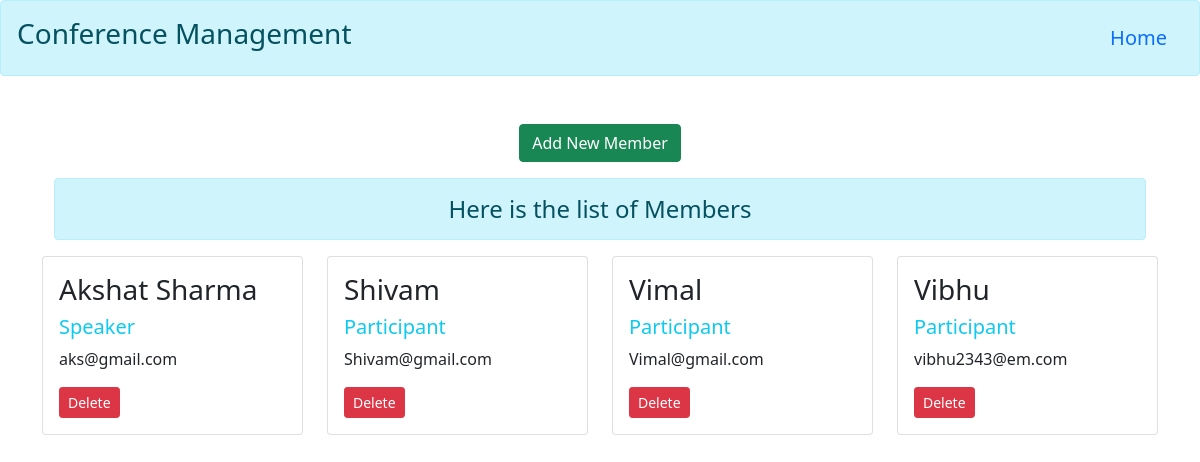
The app's page /conference/talks/members/Introduction with its own data.
### myapp/models.py (models this page shows)
class MemberModel(models.Model):
    member_talk_title = models.ForeignKey(TalkModel,on_delete=models.CASCADE)
    member_type = models.CharField(max_length=25,null=False,choices=MEMBER_CHOICES)
    member_name = models.TextField(primary_key=True,null=False)
    member_email = models.EmailField(max_length=100,null=False,unique=True)

### myapp/views.py (the view)
# urls.py: path('conference/talks/members/<str:id>',views.memberView,name='members'),
def memberView(request,id):
    initial = {'member_talk_title':id}
    if request.method == 'POST':
        memberviewform = MemberForm(request.POST)
        if memberviewform.is_valid():
            memberviewform.save()
    else:
        memberviewform=MemberForm(initial=initial)
    member = TalkModel.objects.get(pk=id)
    allthemembers = member.membermodel_set.all()
    return render(request,'myapp/member.html',{'allthemembers':allthemembers,'memberviewform':memberviewform})

### myapp/forms.py
class MemberForm(forms.ModelForm):
    member_type = forms.ChoiceField(choices=MEMBER_CHOICES,required=True)
    class Meta:
        model = MemberModel
        fields = ['member_type','member_talk_title','member_name','member_email']
        widgets = {
            'member_talk_title':forms.HiddenInput(),
            'member_name' : forms.TextInput(attrs={'class':'form-control '}),
            'member_email' : forms.TextInput(attrs={'class':'form-control '})
        }

### myapp/templates/myapp/member.html (shortened to what this page needs)
{% extends 'myapp/base.html' %}
{% block content %}
<div class="text-center">
  <button class="btn btn-success col" type="button" data-bs-toggle="offcanvas" data-bs-target="#offcanvasRight" aria-controls="offcanvasRight">Add New Member</button>
</div>
<div class="container mt-3">
  <h4 class="alert alert-info text-center">
    Here is the list of Members
</h4>
</div>
<div class="row">
  {% for memberss in allthemembers %}
  <div class="col-sm-3">
    <div class="card">
      <div class="card-body">
          <h3 class="card-title">{{memberss.member_name}}</h3>
          <h5 class="card-text text-info">{{memberss.member_type}}</h5>
          <p class="card-text">{{memberss.member_email}}</p>
          <form action="{% url 'memberdelete' memberss.member_name %}" method="POST" class="d-inline">
            <input type="submit" value="Delete" class="btn btn-danger btn-sm">
        </form>
      </div>
    </div>
  </div>
  {% endfor %}
</div>
{% endblock content %}

### records on screen
MemberModel: member_name "Akshat Sharma", member_type "Speaker", member_email "aks@gmail.com"
MemberModel: member_name "Shivam", member_type "Participant", member_email "Shivam@gmail.com"
MemberModel: member_name "Vimal", member_type "Participant", member_email "Vimal@gmail.com"
MemberModel: member_name "Vibhu", member_type "Participant", member_email "vibhu2343@em.com"
